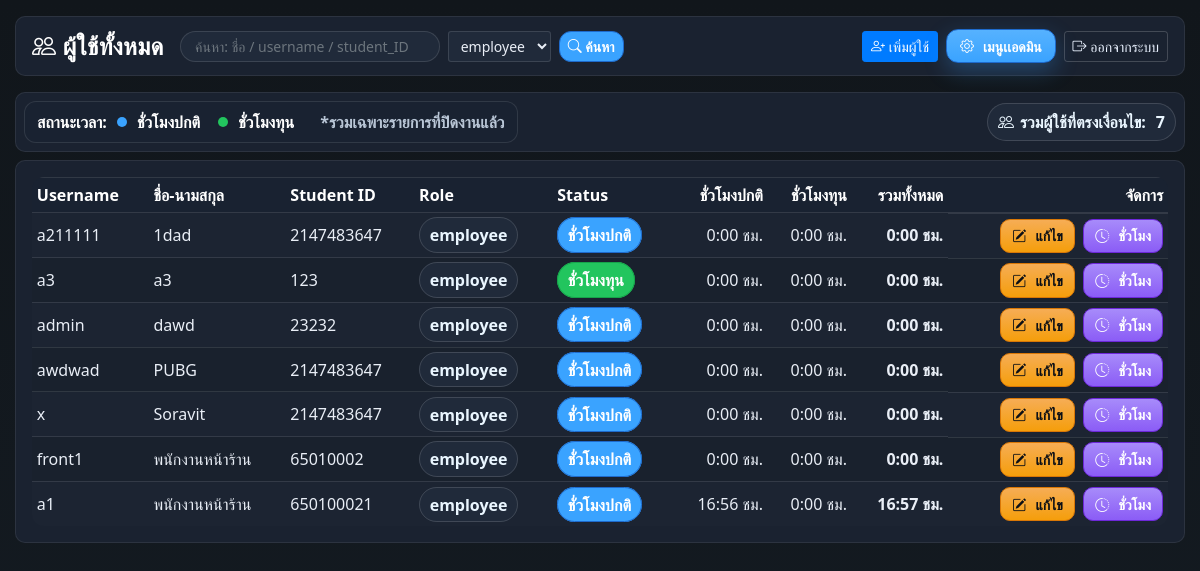
The page /admin/users_list.php?role=employee (signed in) on the database as committed earlier.
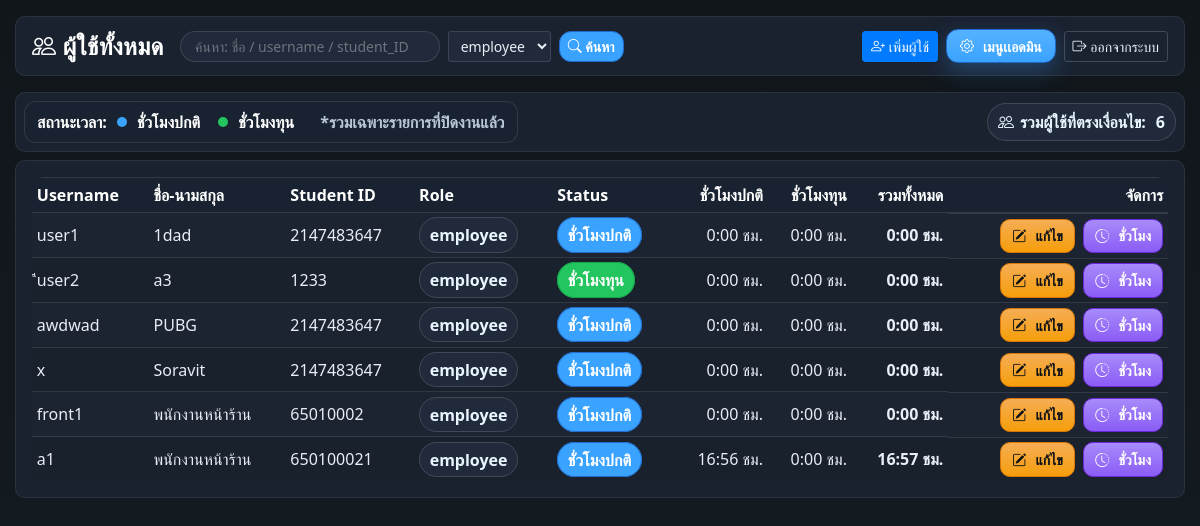
The same page on the database as committed later.
### tables this page shows
CREATE TABLE IF NOT EXISTS `users` (
  `user_id` int(11) NOT NULL AUTO_INCREMENT,
  `username` varchar(50) NOT NULL,
  `password` varchar(255) NOT NULL,
  `student_ID` int(11) NOT NULL,
  `name` varchar(100) NOT NULL,
  `role` enum('admin','employee') NOT NULL DEFAULT 'employee',
  `status` enum('ชั่วโมงทุน','ชั่วโมงปกติ') NOT NULL DEFAULT 'ชั่วโมงปกติ',
  `default_hour_type` enum('normal','fund') NOT NULL DEFAULT 'normal',
  PRIMARY KEY (`user_id`),
  UNIQUE KEY `username` (`username`)
);

### admin/users_list.php (the view, shortened to what the changed rows need)
<?php
require __DIR__ . '/../db.php';
$conn->set_charset('utf8mb4');
function h($s){ return htmlspecialchars((string)$s, ENT_QUOTES, 'UTF-8'); }
function fmtHM(int $sec): string {
  if ($sec <= 0) return '0:00 ชม.';
  $h = intdiv($sec, 3600);
  $m = intdiv($sec % 3600, 60);
  return $h . ':' . str_pad((string)$m, 2, '0', STR_PAD_LEFT) . ' ชม.';
}
$role = trim((string)($_GET['role'] ?? ''));
$where  = '1=1';
$types  = '';
$params = [];
if ($role !== '') {
  $where .= " AND u.role = ?";
  $types .= 's';
  $params[] = $role;
}
$sql = "
  SELECT
    u.user_id, u.username, u.student_ID, u.name, u.role, u.status,
    COALESCE(SUM(CASE
      WHEN a.time_out <> '00:00:00' AND a.hour_type = 'fund'
      THEN TIMESTAMPDIFF(SECOND, CONCAT(a.date_in,' ',a.time_in), CONCAT(a.date_out,' ',a.time_out))
      ELSE 0 END
    ),0) AS sec_fund,
    COALESCE(SUM(CASE
      WHEN a.time_out <> '00:00:00' AND a.hour_type = 'normal'
      THEN TIMESTAMPDIFF(SECOND, CONCAT(a.date_in,' ',a.time_in), CONCAT(a.date_out,' ',a.time_out))
      ELSE 0 END
    ),0) AS sec_normal
  FROM users u
  LEFT JOIN attendance a ON a.user_id = u.user_id
  WHERE $where
  GROUP BY u.user_id, u.username, u.student_ID, u.name, u.role, u.status
  ORDER BY u.name ASC, u.student_ID ASC, u.username ASC
";
if ($types !== '') {
  $stmt = $conn->prepare($sql);
  $stmt->bind_param($types, ...$params);
  $stmt->execute();
  $users = $stmt->get_result();
} else {
  $users = $conn->query($sql);
}
?>
<!doctype html>
<html lang="th">
<head>
<link rel="stylesheet" href="https://stackpath.bootstrapcdn.com/bootstrap/4.5.2/css/bootstrap.min.css">
<link rel="stylesheet" href="https://cdn.jsdelivr.net/npm/bootstrap-icons@1.10.5/font/bootstrap-icons.css">
</head>
<body>
<div class="container-xl py-3">
  <div class="cardx p-2 mb-2">
    <div class="d-flex align-items-center justify-content-between flex-wrap">
      <div class="kpi-chip"><i class="bi bi-people"></i> รวมผู้ใช้ที่ตรงเงื่อนไข: <strong class="ml-1"><?= isset($users)&&$users instanceof mysqli_result ? (int)$users->num_rows : 0 ?></strong></div>
    </div>
  </div>
  <div class="cardx p-3">
    <div class="table-wrap">
      <table class="table table-sm mb-0">
        <thead>
          <tr>
            <th class="c-user">Username</th>
            <th class="c-name">ชื่อ-นามสกุล</th>
            <th class="c-sid">Student ID</th>
            <th class="c-role">Role</th>
            <th class="c-status">Status</th>
            <th class="c-norm text-right">ชั่วโมงปกติ</th>
            <th class="c-fund text-right">ชั่วโมงทุน</th>
            <th class="c-total text-right">รวมทั้งหมด</th>
            <th class="c-act text-right">จัดการ</th>
          </tr>
        </thead>
        <tbody>
        <?php if ($users && $users->num_rows > 0): ?>
          <?php while($u = $users->fetch_assoc()):
            $sec_fund   = (int)($u['sec_fund'] ?? 0);
            $sec_normal = (int)($u['sec_normal'] ?? 0);
            $sec_total  = $sec_fund + $sec_normal;
          ?>
            <tr>
              <td class="c-user"><?= h($u['username']) ?></td>
              <td class="c-name"><?= h($u['name']) ?></td>
              <td class="c-sid"><?= h($u['student_ID'] ?? '') ?></td>
              <td class="c-role"><span class="badge-role"><?= h($u['role'] ?: '-') ?></span></td>
              <td class="c-status">
                <?php if($u['status']==='ชั่วโมงทุน'): ?>
                  <span class="badge-status badge-status-fund">ชั่วโมงทุน</span>
                <?php else: ?>
                  <span class="badge-status badge-status-norm">ชั่วโมงปกติ</span>
                <?php endif; ?>
              </td>
              <td class="c-norm text-right"><?= fmtHM($sec_normal) ?></td>
              <td class="c-fund text-right"><?= fmtHM($sec_fund) ?></td>
              <td class="c-total text-right"><strong><?= fmtHM($sec_total) ?></strong></td>
              <td class="c-act text-right col-actions">
                <a class="btn btn-edit btn-sm" href="edit_user.php?id=<?= (int)$u['user_id'] ?>" title="แก้ไข">
                  <i class="bi bi-pencil-square"></i> <span class="label">แก้ไข</span>
                </a>
                <a class="btn btn-hours btn-sm" href="user_detail.php?id=<?= (int)$u['user_id'] ?>" title="ชั่วโมง">
                  <i class="bi bi-clock-history"></i> <span class="label">ชั่วโมง</span>
                </a>
              </td>
            </tr>
          <?php endwhile; ?>
        <?php else: ?>
          <tr><td colspan="9" class="text-center" style="color:var(--text-muted)">ไม่พบผู้ใช้</td></tr>
        <?php endif; ?>
        </tbody>
      </table>
    </div>
  </div>
</div>
</body>
</html>

Rows that differ between the two databases and show on the page:
no longer on this page (row edited): users: username "admin", name "dawd", student_ID "23232", role "employee", status "ชั่วโมงปกติ", sec_normal "0:00 ชม.", sec_fund "0:00 ชม.", sec_total "0:00 ชม."
changed users "1dad": username "a211111" → "user1"
changed users: username "a3" → "ีีuser2"; student_ID "123" → "1233"
Other text that changed with them:
$users->num_rows: "7" → "6"
